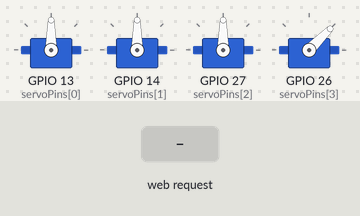
Simulated run of this sketch. Board: ESP32. On the bench: 4 × servo. The test bench sets the inputs (shaded band). What the sketch prints to the serial monitor is not drawn.

Above: at 1.2 s.
1.3 s: HTTP request GET /set received
At 2.5 s:
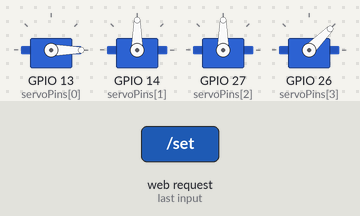
3.3 s: HTTP request GET /demo received
At 4.1 s:
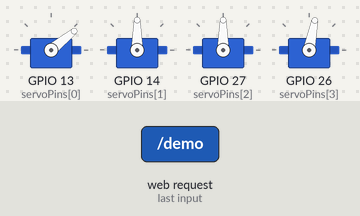
9.3 s: HTTP request GET /set?j=1 received
12.3 s: HTTP request GET /set?j=0 received
At 13.4 s:
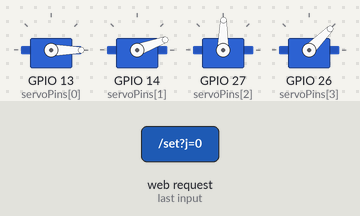
14.3 s: HTTP request GET /set?a=120 received
At 15.2 s:
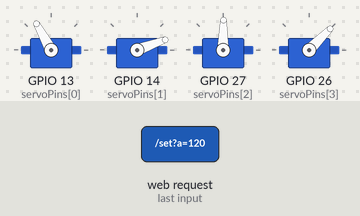
16.3 s: HTTP request GET /demo?j=1 received
At 18.2 s:
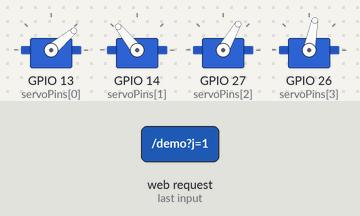
Timing chart, 0 to 20.3 s (numbered marks = the images above; inputs shaded):
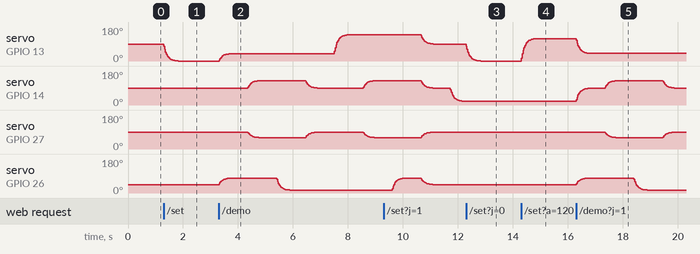

The sketch:

05_ESP32_Web_Slider_Arm.ino
```cpp
/*
  ============================================================
  PROJECT : WiFi Robotic Arm with Web Sliders (ESP32)
  LEVEL   : Intermediate
  BOARD   : ESP32 Dev Module
  ============================================================
  ABOUT
    The ESP32 creates its own WiFi network. Open the page on any
    phone and move 4 sliders to control the arm. No app, no router.
    Buttons for HOME and a saved PICK & PLACE demo.

  PARTS
    - ESP32 dev board
    - 4x servo (SG90 / MG90S) + robotic arm kit
    - External 5-6 V 2 A supply for servos

  WIRING
    Base servo signal     -> GPIO13
    Shoulder servo signal -> GPIO14
    Elbow servo signal    -> GPIO27
    Gripper servo signal  -> GPIO26
    Servo red / brown     -> external 5-6 V + / -
    External supply -     -> ESP32 GND   (common ground!)

  LIBRARIES
    - ESP32Servo by Kevin Harrington (Library Manager)
    - WiFi, WebServer (ESP32 board package)

  HOW IT WORKS
    1. Connect your phone to WiFi "RoboArm" (password 12345678).
    2. Open 192.168.4.1.
    3. Each slider sends /set?j=<joint>&a=<angle>; the ESP32 moves the
       servo smoothly toward that angle.

  TIPS
    - Do not use GPIO 6-11 (flash) or GPIO 12 (boot pin) for servos.
    - Servos twitch at power-on: that is normal for cheap servos.
  ============================================================
*/

#include <WiFi.h>
#include <WebServer.h>
#include <ESP32Servo.h>

const int servoPins[4] = {13, 14, 27, 26};
const int minAngle[4]  = {0,   20,  20,  10};
const int maxAngle[4]  = {180, 160, 160, 90};
const int homeAngle[4] = {90,  90,  90,  45};

Servo joints[4];
float current[4];
int target[4];
WebServer server(80);

const char PAGE[] PROGMEM = R"HTML(
<!DOCTYPE html><html><head><meta name="viewport" content="width=device-width,initial-scale=1">
<title>Robo Arm</title><style>
body{font-family:sans-serif;background:#0f172a;color:#e2e8f0;text-align:center;padding:16px}
.card{background:#1e293b;border-radius:14px;padding:14px;margin:12px auto;max-width:420px}
input[type=range]{width:100%;height:36px}
button{font-size:18px;padding:12px 22px;margin:6px;border:0;border-radius:10px;background:#3b82f6;color:#fff}
</style></head><body><h2>Robotic Arm</h2>
<div id="s"></div>
<button onclick="fetch('/home')">HOME</button><button onclick="fetch('/demo')">PICK &amp; PLACE</button>
<script>
var names=["Base","Shoulder","Elbow","Gripper"],mins=[0,20,20,10],maxs=[180,160,160,90],vals=[90,90,90,45];
var h="";for(var i=0;i<4;i++){h+='<div class="card">'+names[i]+': <b id="v'+i+'">'+vals[i]+'</b>&deg;'+
'<input type="range" min="'+mins[i]+'" max="'+maxs[i]+'" value="'+vals[i]+'" oninput="mv('+i+',this.value)"></div>';}
document.getElementById("s").innerHTML=h;
var t=0;function mv(j,a){document.getElementById("v"+j).innerText=a;clearTimeout(t);
t=setTimeout(function(){fetch("/set?j="+j+"&a="+a);},40);}
</script></body></html>
)HTML";

void setup() {
  Serial.begin(115200);
  for (int i = 0; i < 4; i++) {
    joints[i].setPeriodHertz(50);
    joints[i].attach(servoPins[i], 500, 2400);
    current[i] = target[i] = homeAngle[i];
    joints[i].write(homeAngle[i]);
  }

  WiFi.softAP("RoboArm", "12345678");
  Serial.print("Open http://");
  Serial.println(WiFi.softAPIP());

  server.on("/", []() { server.send_P(200, "text/html", PAGE); });
  server.on("/set", []() {
    int j = server.arg("j").toInt();
    int a = server.arg("a").toInt();
    if (j >= 0 && j < 4) target[j] = constrain(a, minAngle[j], maxAngle[j]);
    server.send(200, "text/plain", "OK");
  });
  server.on("/home", []() {
    for (int i = 0; i < 4; i++) target[i] = homeAngle[i];
    server.send(200, "text/plain", "OK");
  });
  server.on("/demo", []() {
    server.send(200, "text/plain", "OK");
    pickAndPlace();
  });
  server.begin();
}

void loop() {
  server.handleClient();
  smoothStep();
  delay(15);
}

void smoothStep() {
  for (int i = 0; i < 4; i++) {
    current[i] += (target[i] - current[i]) * 0.12;
    joints[i].write((int)current[i]);
  }
}

void goTo(int b, int s, int e, int g) {
  target[0] = b; target[1] = s; target[2] = e; target[3] = g;
  for (int k = 0; k < 70; k++) { smoothStep(); delay(15); }
}

void pickAndPlace() {
  goTo(40, 90, 90, 80);    // above object, gripper open
  goTo(40, 130, 60, 80);   // lower
  goTo(40, 130, 60, 15);   // close gripper
  goTo(40, 90, 90, 15);    // lift
  goTo(140, 90, 90, 15);   // rotate
  goTo(140, 130, 60, 15);  // lower
  goTo(140, 130, 60, 80);  // release
  goTo(homeAngle[0], homeAngle[1], homeAngle[2], homeAngle[3]);
}
```

Measured:
- after the input at 1.3 s, servo on GPIO 13 (servoPins[0]): moves from 90° to 0° over 0.53 s, starting at once
- after the input at 3.3 s, servo on GPIO 13 (servoPins[0]): moves from 0° to 139° over 4.7 s, starting at once; servo on GPIO 26 (servoPins[3]): rises from 45° to 79° in 0.41 s, then falls to 15° in 2.2 s
- after the input at 12.3 s, servo on GPIO 13 (servoPins[0]): moves from 90° to 0° over 0.53 s, starting at once
- after the input at 14.3 s, servo on GPIO 13 (servoPins[0]): moves from 0° to 119° over 0.56 s, starting at once
- after the input at 16.3 s, servo on GPIO 13 (servoPins[0]): moves from 119° to 40° over 0.51 s, starting at once; servo on GPIO 14 (servoPins[1]): rises from 20° to 129° in 1.5 s, then falls to 90° in 2.1 s; servo on GPIO 26 (servoPins[3]): rises from 45° to 79° in 0.42 s, then falls to 15° in 2.2 s
